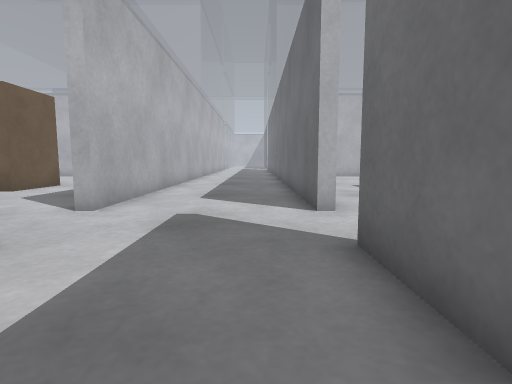
View 1 (above)

24 first-person views from a walk through a world built for the Gazebo simulator. The camera is 0.5 m above the floor, tilts 6° down and sees 80° across. The lines on the ground mark 1 m squares. The floor is counted in squares, 0.5 m on a side. Each view is taken from the middle of a square. On the plan, view 1 faces up. The plan holds only what a view shows up to about 12 squares ahead; the rest is blank. The place goes on beyond the plan.

View 2
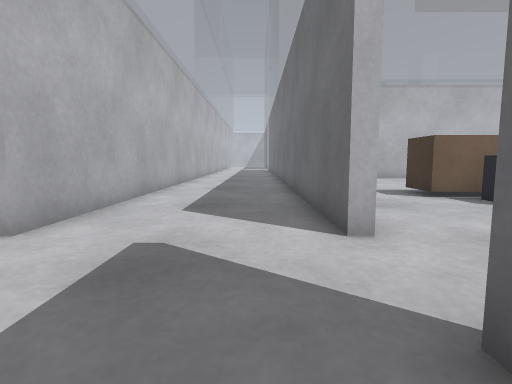

View 3
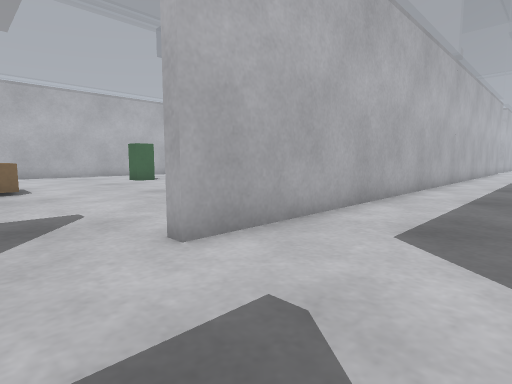

View 4
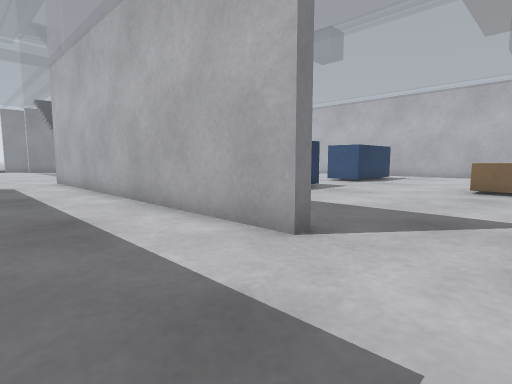

View 5
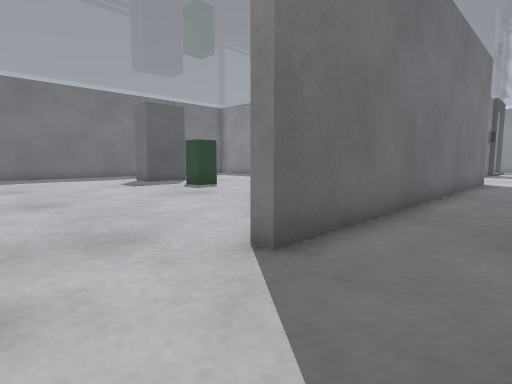

View 6
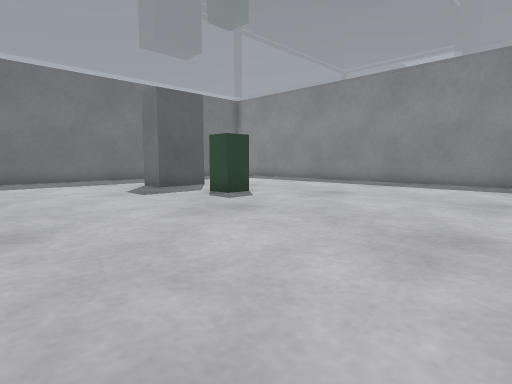

View 7
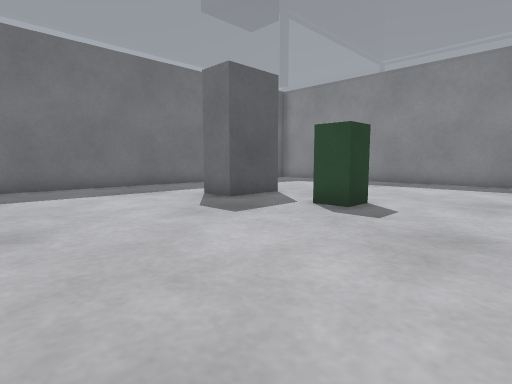

View 8
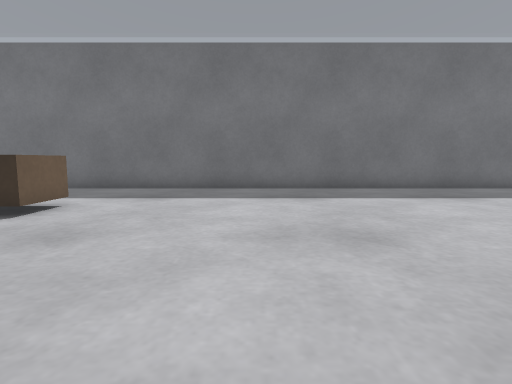

View 9
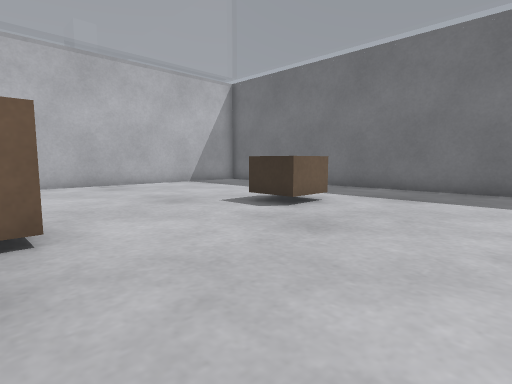

View 10
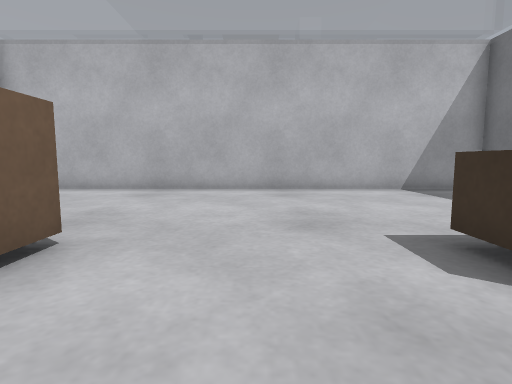

View 11
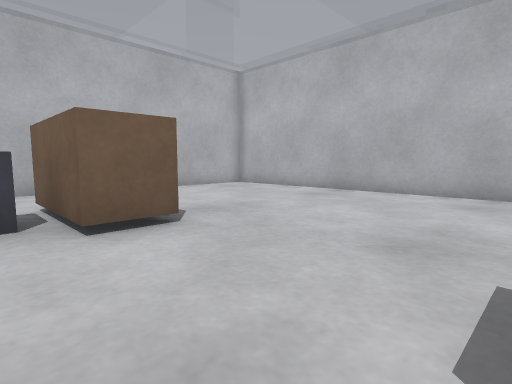

View 12
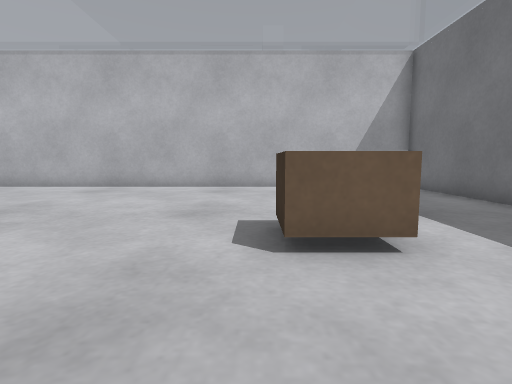

View 13
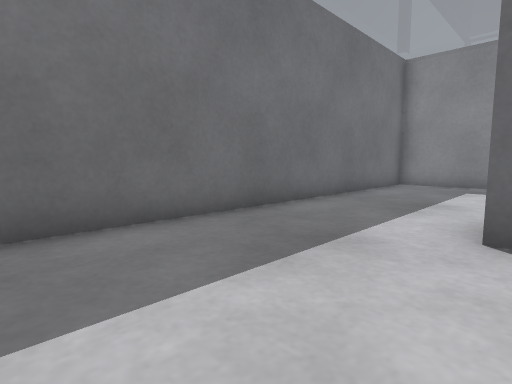

View 14
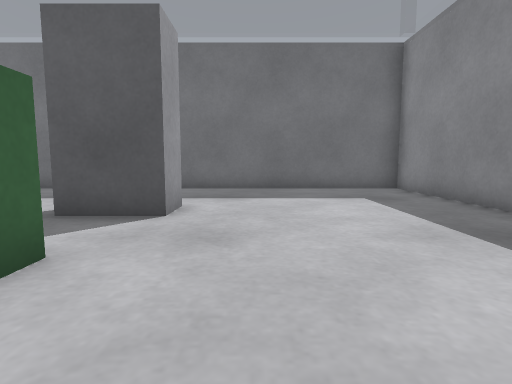

View 15
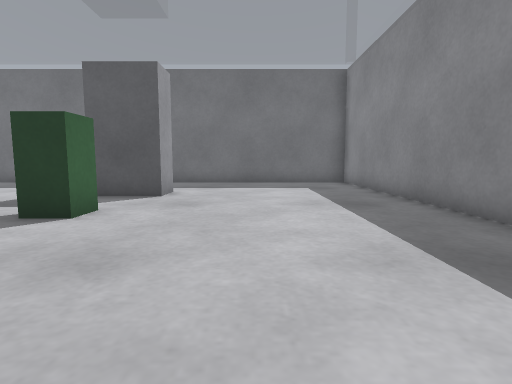

View 16
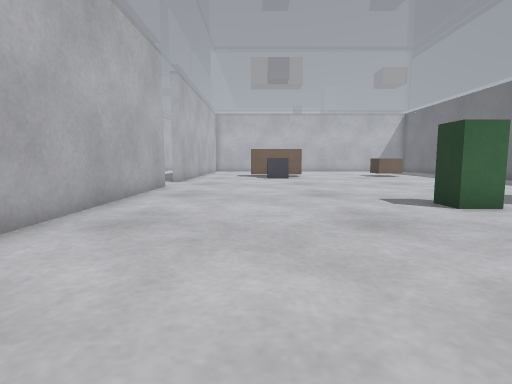

View 17
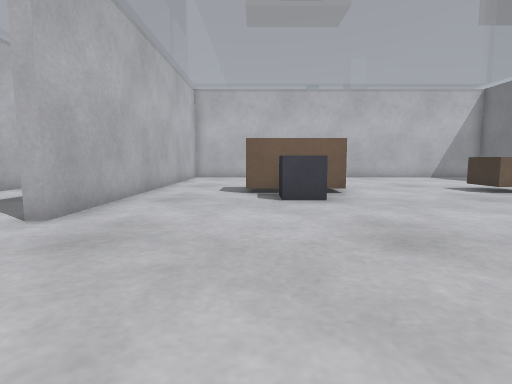

View 18
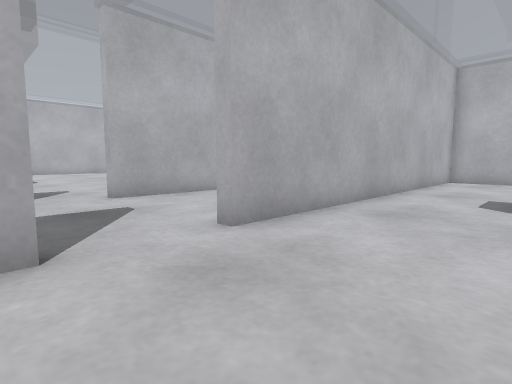

View 19
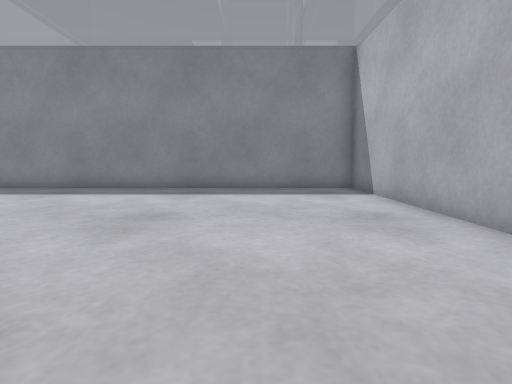

View 20
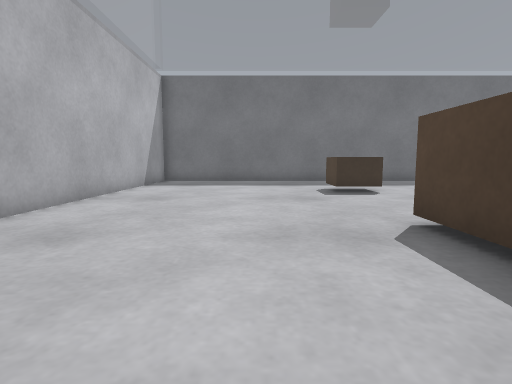

View 21
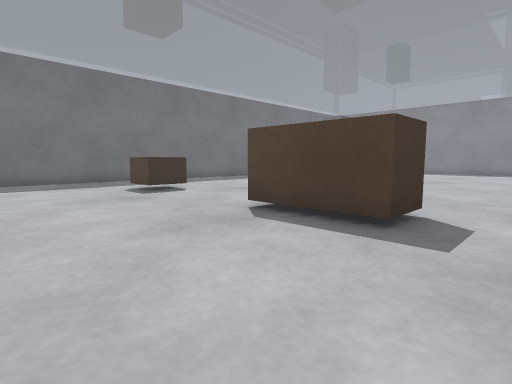

View 22
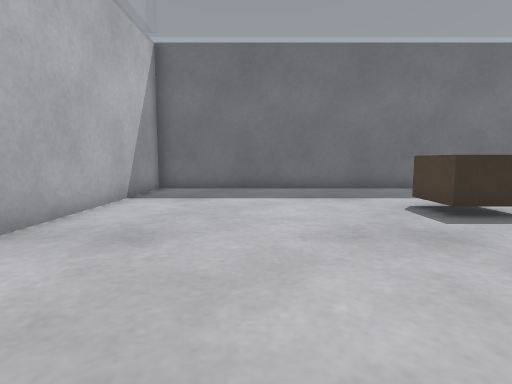

View 23
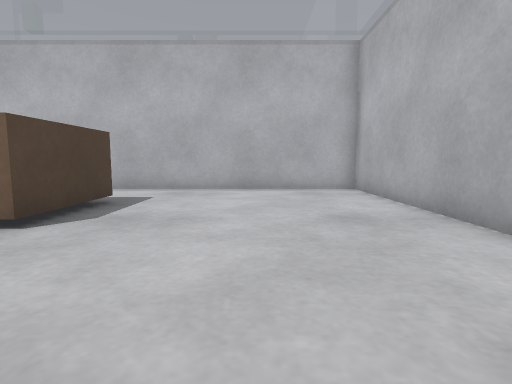

View 24
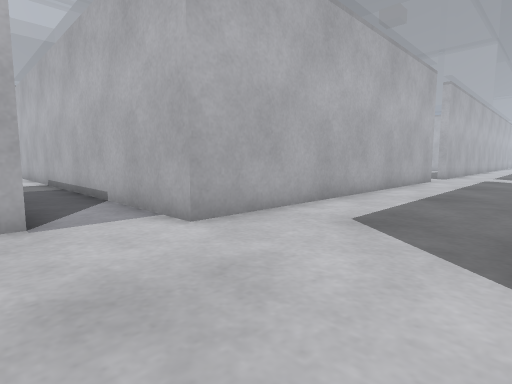

### Floor plan
Points are (right, up) in squares from view 1. A wall is a line through its corners. A room is listed if a view was taken in it or the views show most of it. See-through windows are left out.
Room 1 (views 1, 2, 3, 4, 5, 24)
walls: (1.2, -9.2) (1.2, 3.5); (-3.2, 3.5) (-3.2, -9.3) (-4.4, -9.3); (1.2, 5.9) (1.2, 14.1); (-3.2, 18.2) (-3.2, 5.9)
ways out: opening at (1.5, 4.5) to room 2; opening at (-4, -10); opening at (-3.5, 4.5)
Room 2 (views 6, 7, 8, 9, 10, 11, 12, 13, 14, 15, 16, 17, 18, 19, 20, 21, 22, 23)
walls: (1.2, 3.5) (1.6, 3.5) (1.6, -8.9) (17.6, -8.9) (17.6, 18.4) (1.6, 18.4) (1.6, 5.9) (1.2, 5.9)
ways out: opening at (1.5, 4.5) to room 1
objects: brown box (5, 10) to (8, 12); grey box (6, 8) to (7, 10); green box (9, -2) to (10, -1); grey box (12, -2) to (14, 0); brown box (12, 10) to (14, 12)

Positions as (right, up) in squares from view 1, and headings:
1: (0, 0), facing up
2: (0, 2), facing up
3: (0, 4), facing up-left
4: (0, 6), facing down-left
5: (-1, 6), facing down-right
6: (2, 5), facing down-right
7: (6, 5), facing down-right
8: (7, 6), facing right
9: (7, 6), facing up-right
10: (10, 8), facing up
11: (12, 9), facing up-left
12: (12, 7), facing up
13: (13, 4), facing down-right
14: (7, -4), facing right
15: (4, -5), facing right
16: (5, -8), facing up
17: (5, 1), facing up
18: (5, 3), facing up-left
19: (5, 2), facing down
20: (3, 14), facing right
21: (3, 16), facing down-right
22: (7, 15), facing right
23: (12, 15), facing left
24: (1, -12), facing up-left
